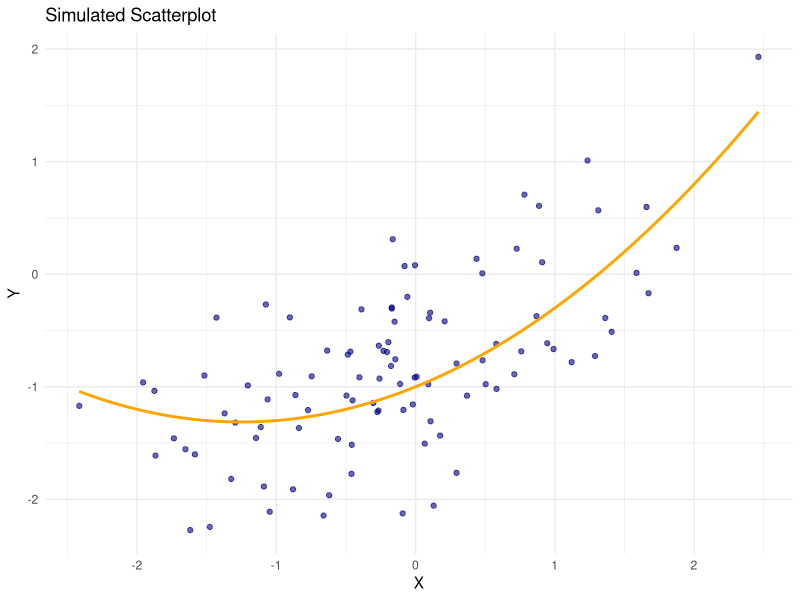
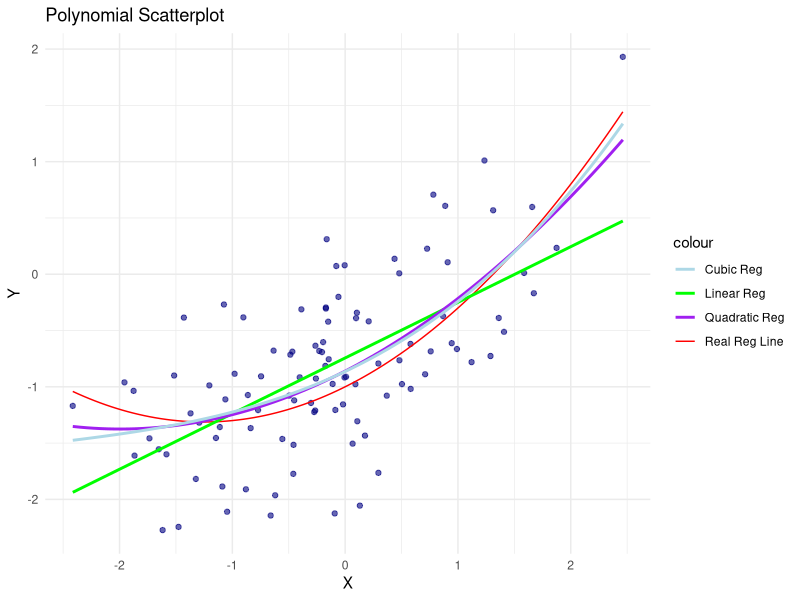
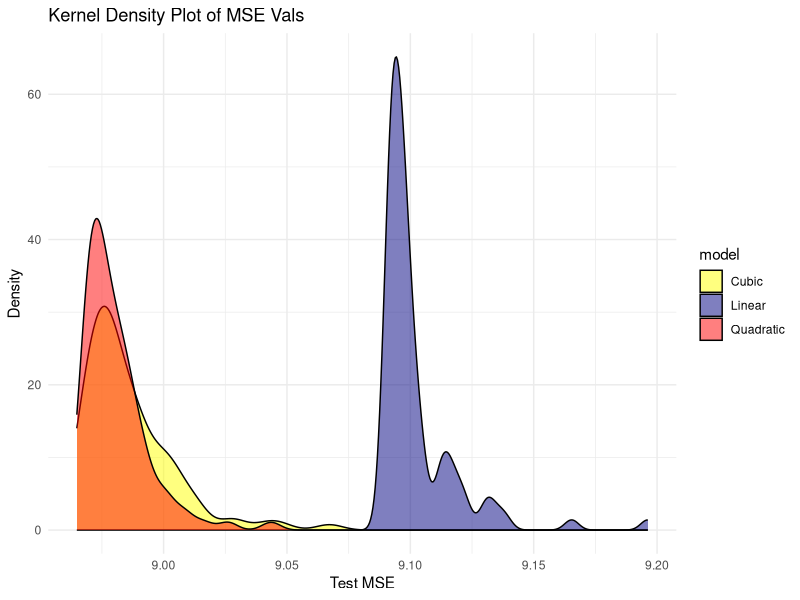

These figures' R source, in order:
## ---- chunk 1
#| include: false
# Set global configurations and settings here
knitr::opts_chunk$set()                 # set global chunk options
ggplot2::theme_set(ggplot2::theme_bw()) # set ggplot2 theme
## ---- chunk 2
#| message: false
#| warning: false
library(tidyverse) # functions for data manipulation
## ---- chunk 3
n_samps <- 100 
st_dev <- 0.5     

gen_data <- tibble(
  X = rnorm(n_samps, mean = 0, sd = 1),           
  err = rnorm(n_samps, mean = 0, sd = st_dev), 
  Y = -1 + 0.5 * X + 0.2 * X^2 + err
) %>%
  select(-err)

print(gen_data)
## ---- chunk 4
set.seed(611)

n_samps2 <- 100
st_dev2 <- 3

gen_data2 <- tibble(
  X = rnorm(n_samps, mean = 0, sd = 1),           
  err = rnorm(n_samps, mean = 0, sd = st_dev), 
  Y = -1 + 0.5 * X + 0.2 * X^2 + err
) %>%
  select(-err)

ggplot(gen_data2, aes(x = X, y = Y)) +
  geom_point(alpha = 0.6, color = "navy") + 
  stat_function(fun = function(x) -1 + 0.5 * x + 0.2 * x^2, 
                color = "orange", size = 1) +
  labs(title = "Simulated Scatterplot",
       x = "X", y = "Y") +
  theme_minimal()
## ---- chunk 5
lin_m <- lm(Y ~ X, data = gen_data)
quad_m <- lm(Y ~ poly(X, 2, raw = TRUE), data = gen_data)
cube_m <- lm(Y ~ poly(X, 3, raw = TRUE), data = gen_data)

ggplot(gen_data2, aes(x = X, y = Y)) +
  geom_point(alpha = 0.6, color = "navy") + 
  stat_function(fun = function(x) -1 + 0.5 * x + 0.2 * x^2, 
                aes(color = "Real Reg Line")) + 
  stat_smooth(method = "lm", formula = y ~ x, aes(color = "Linear Reg"), se = FALSE) +
  stat_smooth(method = "lm", formula = y ~ poly(x, 2, raw = TRUE), aes(color = "Quadratic Reg"), se = FALSE) +
  stat_smooth(method = "lm", formula = y ~ poly(x, 3, raw = TRUE), aes(color = "Cubic Reg"), se = FALSE) +
  labs(title = "Polynomial Scatterplot",
       x = "X", y = "Y") +
  theme_minimal() + scale_color_manual(values = c("Real Reg Line" = "red", 
                                "Linear Reg" = "green", 
                                "Quadratic Reg" = "purple", 
                                "Cubic Reg" = "lightblue"))
## ---- chunk 6
set.seed(612)

n_test <- 10000
sigma <- 3

testing <- tibble(
  X = rnorm(n_test, mean = 0, sd = 1),
  err = rnorm(n_test, mean = 0, sd = sigma),
  Y = -1 + 0.5 * X + 0.2 * X^2 + err) %>%
  select(-err)

testing <- testing %>%
  mutate(pred_linear = predict(lin_m, newdata = testing),
    pred_quad = predict(quad_m, newdata = testing),
    pred_cubic = predict(cube_m, newdata = testing))

linear_mse <- mean((testing$Y - testing$pred_linear)^2)
quad_mse <- mean((testing$Y - testing$pred_quad)^2)
cubic_mse <- mean((testing$Y - testing$pred_cubic)^2)

cat("Linear Model MSE:", linear_mse, "\n")
cat("Quadratic Model MSE:", quad_mse, "\n")
cat("Cubic Model MSE:", cubic_mse, "\n")
## ---- chunk 7
testing2 <- testing %>%
  mutate(Y_real = -1 + 0.5 * X + 0.2 * X^2)

mse_actual <- mean((testing2$Y - testing2$Y_real)^2)
cat("Best achievable MSE", mse_actual, "\n")

## ---- chunk 8
set.seed(613)

n_samps3 <- 100      
st_dev3 <- 3          
n_training <- 100

linear_mse <- numeric(n_training)
quad_mse <- numeric(n_training)
cubic_mse <- numeric(n_training)

# run 100 times
for (i in 1:n_training) {
  training <- tibble(
    X = rnorm(n_samps3, mean = 0, sd = 1),
    err = rnorm(n_samps3, mean = 0, sd = st_dev),
    Y = -1 + 0.5 * X + 0.2 * X^2 + err
  ) %>%
    select(-err)
  
  lin_m <- lm(Y ~ X, data = training)
  quad_m <- lm(Y ~ poly(X, 2, raw = TRUE), data = training)
  cube_m <- lm(Y ~ poly(X, 3, raw = TRUE), data = training)

# all MSE's
  linear_mse[i] <- mean((testing2$Y - predict(lin_m, newdata = testing2))^2)
  quad_mse[i] <- mean((testing2$Y - predict(quad_m, newdata = testing2))^2)
  cubic_mse[i] <- mean((testing2$Y - predict(cube_m, newdata = testing2))^2)
}

cat("Avg MSE for Linear Model:", mean(linear_mse), "\n")
cat("Avg MSE for Quad Model:", mean(quad_mse))
cat("Avg MSE for Cubic Model:", mean(cubic_mse), "\n")

mse_results <- tibble(
  model = c(rep("Linear", n_training), rep("Quadratic", n_training), rep("Cubic", n_training)),
  test_MSE = c(linear_mse, quad_mse, cubic_mse))

mse_summary <- mse_results %>%
  group_by(model) %>%
  summarize(
    Mean_MSE = mean(test_MSE),
    SD_MSE = sd(test_MSE),
    Min_MSE = min(test_MSE),
    Max_MSE = max(test_MSE))

print(mse_summary)
## ---- chunk 9
ggplot(mse_results, aes(x = test_MSE, fill = model)) +
  geom_density(alpha = 0.5) +
  labs(title = "Kernel Density Plot of MSE Vals",
       x = "Test MSE",
       y = "Density") +
  theme_minimal() +
  scale_fill_manual(values = c("Linear" = "navy", "Quadratic" = "red", "Cubic" = "yellow"))
